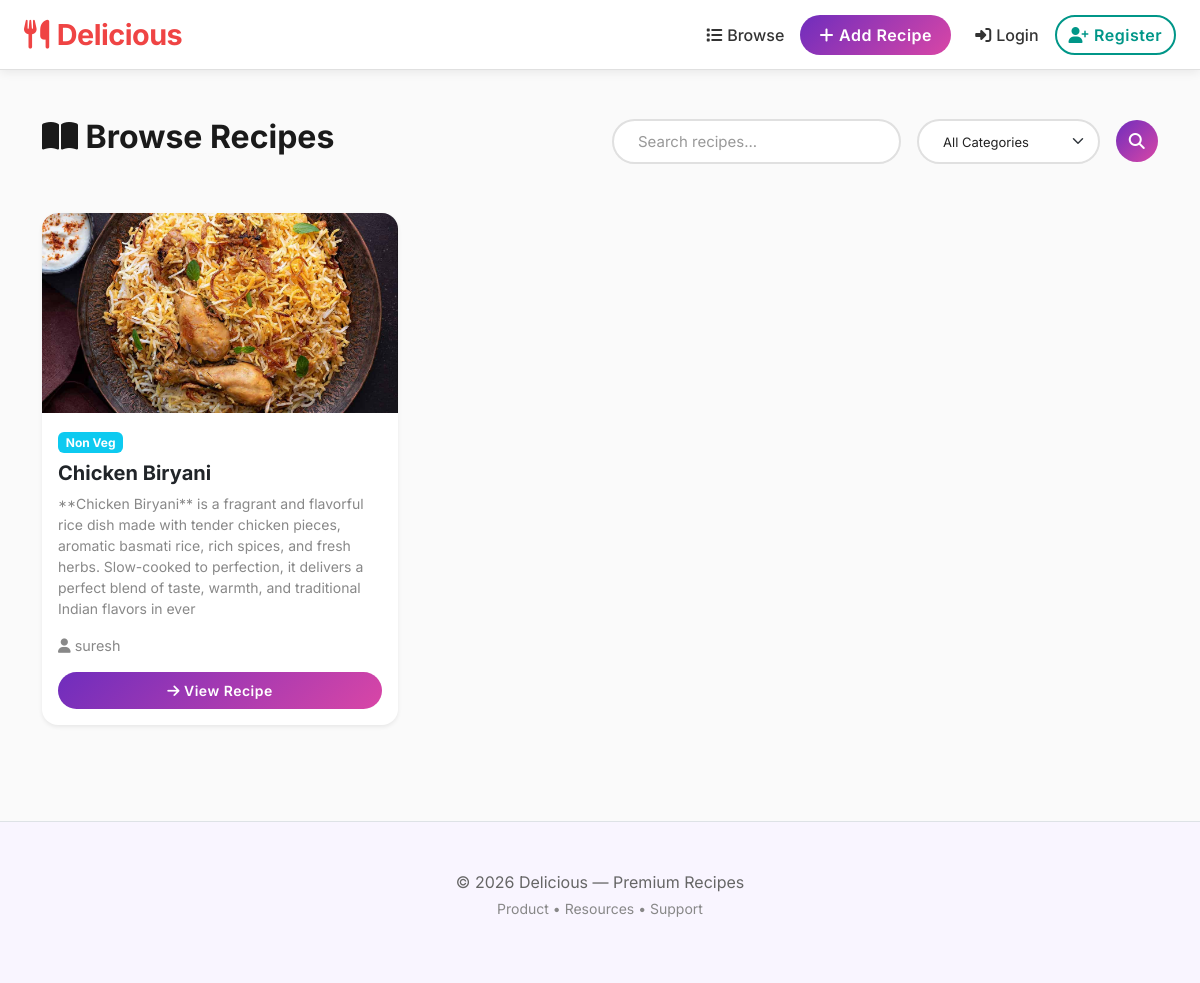
The app's page /recipes/ with its own data.
### recipes/models.py (models this page shows, shortened)
class Recipe(models.Model):
    title = models.CharField(max_length=200)
    slug = models.SlugField(unique=True, blank=True)
    author = models.ForeignKey(User, on_delete=models.CASCADE, related_name='recipes')
    category = models.ForeignKey(Category, on_delete=models.SET_NULL, null=True, blank=True)
    short_description = models.CharField(max_length=255, blank=True)
    image = models.ImageField(upload_to='recipes/', blank=True, null=True)
    ingredients = models.TextField(blank=True)
    steps = models.TextField(blank=True)
    created_at = models.DateTimeField(auto_now_add=True)
    updated_at = models.DateTimeField(auto_now=True)
    approved = models.BooleanField(default=False)
    likes = models.ManyToManyField(User, related_name='liked_recipes', blank=True)

class Category(models.Model):
    name = models.CharField(max_length=100)
    slug = models.SlugField(unique=True, blank=True)

### recipes/views.py (the view)
# urls.py: path('recipes/', views.recipe_list, name='recipe_list'),
def recipe_list(request):
    qs = Recipe.objects.filter(approved=True).order_by('-created_at')
    categories = Category.objects.all()
    category = request.GET.get('category')
    q = request.GET.get('q')
    if category:
        qs = qs.filter(category__slug=category)
    if q:
        qs = qs.filter(
            Q(title__icontains=q) |
            Q(short_description__icontains=q) |
            Q(ingredients__icontains=q)
        )
    return render(request, 'recipes/list.html', {
        'recipes': qs,
        'categories': categories,
        'selected_category': category,
    })

### templates/recipes/list.html (shortened to what this page needs)
{% extends 'base.html' %}
{% load static %}
{% block content %}
<div class="container py-5">
  <div class="mb-5">
    <div class="row align-items-center">
      <div class="col-md-6">
        <h2><i class="fas fa-book-open"></i> Browse Recipes</h2>
      </div>
      <div class="col-md-6">
        <form method="get" class="d-flex gap-3 align-items-center">
          <input type="text" name="q" value="{{ request.GET.q }}" placeholder="Search recipes..."
            class="form-control rounded-pill px-4 search-input">
          <select name="category" class="form-select rounded-pill px-4 category-select">
            <option value="">All Categories</option>
          </select>
          <button class="btn btn-primary rounded-circle search-btn">
            <i class="fas fa-search"></i>
          </button>
        </form>
      </div>
    </div>
  </div>
  <div class="row g-4">
    {% if recipes %}
    {% for r in recipes %}
    <div class="col-md-4">
      <div class="card rounded-4 shadow-sm overflow-hidden h-100 border-0">
        {% if r.image %}
        <div style="height: 200px; overflow: hidden;">
          <img src="{{ r.image.url }}" alt="{{ r.title }}" style="width: 100%; height: 100%; object-fit: cover;">
        </div>
        {% else %}
        <div
          style="height: 200px; background: linear-gradient(135deg, #f3e8ff 0%, #ffd6e8 100%); display: flex; align-items: center; justify-content: center; color: #999;">
          <i class="fas fa-image" style="font-size: 3rem;"></i>
        </div>
        {% endif %}
        <div class="card-body">
          <span class="badge bg-info mb-2">{{ r.category.name|default:"Uncategorized" }}</span>
          <h5 class="card-title fw-700">{{ r.title }}</h5>
          <p class="text-muted small">{{ r.short_description }}</p>
          <div class="d-flex justify-content-between align-items-center mt-3 mb-3" style="font-size: 0.9rem;">
            <span class="text-muted">
              <i class="fas fa-user"></i> {{ r.author.username }}
            </span>
          </div>
          <a href="{% url 'recipe_detail' r.slug %}" class="btn btn-sm btn-primary w-100">
            <i class="fas fa-arrow-right"></i> View Recipe
          </a>
        </div>
      </div>
    </div>
    {% endfor %}
    {% endif %}
  </div>
</div>
{% endblock %}

### static/css/style.css (style rules this page uses)
:root { --grad-1: linear-gradient(135deg, #f3e8ff 0%, #ffd6e8 100%); --grad-2: linear-gradient(135deg, #6f2dbd 0%, #d946a6 100%); --card-radius: 18px; --primary: #6f2dbd; --secondary: #d946a6; --light-bg: #f9f5ff; }
* { margin: 0; padding: 0; box-sizing: border-box; }
html, body { font-family: 'Inter', system-ui, -apple-system, sans-serif; scroll-behavior: smooth; }
body { background: #fafafa; color: #1a1a1a; }
.btn { border-radius: 30px; font-weight: 600; border: none; transition: all 0.3s cubic-bezier(0.4, 0, 0.2, 1); letter-spacing: 0.5px; }
.btn-primary { background: var(--grad-2); color: white; }
.card { border-radius: var(--card-radius); border: none; box-shadow: 0 4px 6px rgba(0, 0, 0, 0.07); transition: all 0.3s ease; }
.form-control, .form-select { border-radius: 12px; border: 2px solid #e0e0e0; padding: 12px 16px; font-size: 1rem; transition: all 0.2s ease; }
.form-control::placeholder { color: #999; opacity: 1; }
h1, h2, h3, h4, h5, h6 { color: #1a1a1a; font-weight: 700; }
.text-muted { color: #888 !important; }
a, button { transition: all 0.2s ease; }

### templates/base.html (style rules this page uses)
:root { --primary: #009688; --primary-dark: #00796b; }
.btn-primary { background-color: var(--primary); border-color: var(--primary); border-radius: 25px; font-weight: 600; padding: 0.5rem 1.2rem; transition: all 0.3s ease; }

### templates/recipes/list.html (style rules this page uses)
.search-input { width: 320px; height: 45px; font-size: 15px; }
.category-select { width: 200px; height: 45px; font-size: 13px; color: #222; background-color: #fff; }
.search-btn { height: 42px; width: 42px; display: flex; align-items: center; justify-content: center; }

### records on screen
Recipe: image (picture), category.name "Non Veg", title "Chicken Biryani", short_description "**Chicken Biryani** is a fragrant and flavorful rice dish made with tender chicken pieces, aromatic basmati rice, rich spices, and fresh herbs. Slow-cooked to perfection, it delivers a perfect blend of taste, warmth, and traditional Indian flavors in ever", author.username "suresh"
